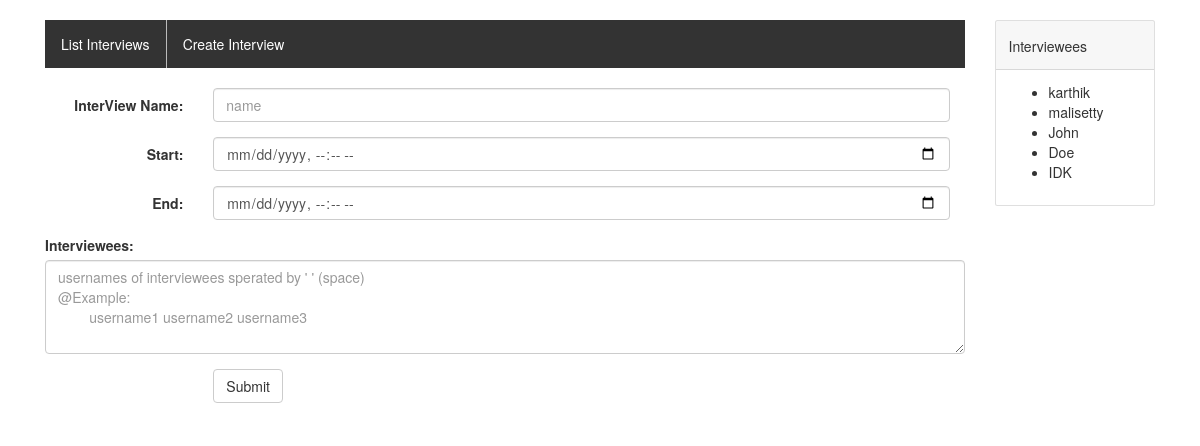
Page /create-interview on the committed database.
### tables this page shows
CREATE TABLE users(
        id integer PRIMARY KEY AUTOINCREMENT,
        name text
    );

### app.py (the view)
@app.route('/create-interview', methods=['POST', 'GET'])
def createInterview():
    params = {}
    c.execute('SELECT name from users;')
    params['users'] = [x[0] for x in c.fetchall()]
    if request.method == 'POST':
        name = request.form['name'].strip()
        users = request.form['users'].strip().split()
        start = request.form['start'].strip()
        end = request.form['end'].strip()
        if '' in [name, users, start, end]:
            return render_template('create.html', error="All fields are required")
        UID = []
        users = list(dict.fromkeys([user.strip() for user in users]))
        for user in users:
            with conn:
                c.execute(f'SELECT id from users where name="{user}";')
            temp = c.fetchone()
            if temp is not None:
                temp = temp[0]
                UID.append(temp)
            else:
                params['error'] = f"No user found with name '{user}'"
                return render_template('create.html', **params)
        if len(UID) < 2:
            params['error'] = "alteast 2 users needed"
            return render_template('create.html', **params)
        start = start.replace('T', ' ') + ':00'
        end = end.replace('T', ' ') + ':00'
        if f(start) >= f(end):
            params['error'] = "start time should be lessthan end time"
            return render_template('create.html', **params)
        for id in UID:
            with conn:
                c.execute(
                    f'select start, end from interviews where id in (SELECT interviewid FROM interuser where userid = {id})')
                times = c.fetchall()
            if not compatible((start, end), times):
                with conn:
                    c.execute(f'Select name from users where id = {id}')
                params['error'] = f"user '{c.fetchone()[0]}' is not available in given schedule"
                return render_template('create.html', **params)
        with conn:
            c.execute(
                f'INSERT INTO interviews(name, start, end) values("{name}", "{start}","{end}");')
            c.execute(f'SELECT last_insert_rowid()')
            Iid = c.fetchone()[0]
            for id in UID:
                c.execute(
                    f'INSERT INTO interuser values({Iid}, {id});')
        params['success'] = True
        return render_template('create.html', **params)
    else:
        return render_template('create.html', **params)

### templates/create.html (shortened to what this page needs)
{%extends 'base.html'%}
{%block content%}
<div class="container" style="width: auto;">
	<form
		class="form-horizontal"
		action='{{url_for("createInterview")}}'
		method="POST"
	>
		<div class="form-group">
			<label class="control-label col-sm-2" for="name"
				>InterView Name:</label
			>
			<div class="col-sm-10">
				<input
					type="text"
					class="form-control"
					id="name"
					placeholder="name"
					name="name"
				/>
			</div>
		</div>
		<div class="form-group">
			<label class="control-label col-sm-2" for="start">Start:</label>
			<div class="col-sm-10">
				<input
					type="datetime-local"
					class="form-control"
					id="start"
					placeholder="Enter password"
					name="start"
				/>
			</div>
		</div>
		<div class="form-group">
			<label class="control-label col-sm-2" for="end">End:</label>
			<div class="col-sm-10">
				<input
					type="datetime-local"
					class="form-control"
					id="end"
					placeholder="Enter password"
					name="end"
				/>
			</div>
		</div>
		<div class="form-group">
			<label for="users">Interviewees:</label>
			<textarea
				class="form-control"
				id="users"
				rows="4"
				cols="50"
				name="users"
				placeholder="usernames of interviewees sperated by ' ' (space)
@Example:
	username1 username2 username3"
			>
{%if editform %}{{fillformvalue['users']}}{% endif %}</textarea
			>
		</div>
		<div class="form-group">
			<div class="col-sm-offset-2 col-sm-10">
				<button type="submit" class="btn btn-default">Submit</button>
			</div>
		</div>
	</form>
</div>
{%endblock content%}

### templates/base.html (shortened to what this page needs)
<html lang="en">
	<head>
		<link
			rel="stylesheet"
			href="https://stackpath.bootstrapcdn.com/bootstrap/4.3.1/css/bootstrap.min.css"
		/>
		<link
			rel="stylesheet"
			href="https://maxcdn.bootstrapcdn.com/bootstrap/3.3.7/css/bootstrap.min.css"
		/>
	</head>
	<body style="padding-top: 20px;">
		<div class="container">
			<div class="row">
				<div class="col-md-10">
					<nav>
						<ul>
							<li>
								<a href="{{url_for('home')}}"
									>List Interviews</a
								>
							</li>
							<li>
								<a href="{{url_for('createInterview')}}">
									Create Interview
								</a>
							</li>
						</ul>
					</nav>
					{% block content %}{% endblock %}
				</div>
				<div class="col-md-2">
					<div class="card">
						<div class="card-header">
							<h5 class="card-title">Interviewees</h5>
						</div>
						<div class="card-body">
							<ul>
								{% for user in users%}
								<li>{{user}}</li>
								{%endfor%}
							</ul>
						</div>
					</div>
				</div>
			</div>
		</div>
	</body>
</html>

### templates/base.html (style rules this page uses)
Nav ul { list-style-type: none; margin-bottom: 20px; padding: 0; overflow: hidden; background-color: #333; }
Nav ul li { float: left; border-right: 1px solid #bbb; }
Nav ul li:last-child { border-right: none; }
Nav ul li a { display: block; color: white; text-align: center; padding: 14px 16px; text-decoration: none; }

### rows in the picture
users: name "karthik"
users: name "malisetty"
users: name "John"
users: name "Doe"
users: name "IDK"
